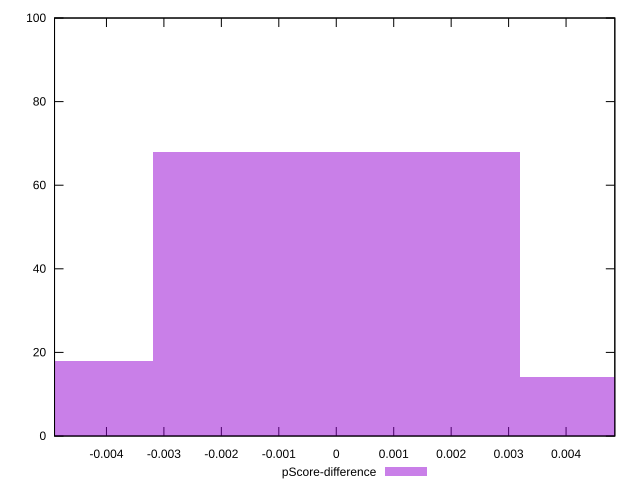

Source code (gnuplot):
reset

$pScoreDifference <<EOF
-0.00639024313207326 18
0.00639024313207326 14
0 68
EOF

set key outside below
set boxwidth 0.00639024313207326
set xrange [-0.004903624337543988:0.004848620623947447]
set yrange [0:100]
set trange [0:100]
set style fill transparent solid 0.5 noborder
set terminal svg size 640, 490 enhanced background rgb 'white'
set output "report/report_00029_2021-02-24T13-36-40.390Z/interactive/samples/music/pScore-difference/histogram.svg"

plot $pScoreDifference title "pScore-difference" with boxes

reset
